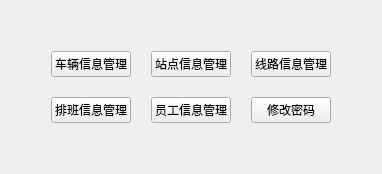
     <widget class="QWidget" name="page_menu">
      <property name="styleSheet">
       <string notr="true">QWidget#page_menu {
	background-color: qlineargradient(x1:0, y1:0, x2:0, y2:1, stop:0 #30cfd0, stop:1 #330867);
}</string>
      </property>
      <layout class="QGridLayout" name="gridLayout">
       <property name="spacing">
        <number>20</number>
       </property>
       <item row="2" column="2">
        <widget class="QPushButton" name="btn_staff">
         <property name="sizePolicy">
          <sizepolicy hsizetype="Expanding" vsizetype="Expanding">
           <horstretch>0</horstretch>
           <verstretch>0</verstretch>
          </sizepolicy>
         </property>
         <property name="cursor">
          <cursorShape>PointingHandCursor</cursorShape>
         </property>
         <property name="text">
          <string>员工信息管理</string>
         </property>
         <property name="btn" stdset="0">
          <string>menu</string>
         </property>
        </widget>
       </item>
       <item row="3" column="2">
        <spacer name="vs_bottom">
         <property name="orientation">
          <enum>Qt::Vertical</enum>
         </property>
         <property name="sizeHint" stdset="0">
          <size>
           <width>20</width>
           <height>40</height>
          </size>
         </property>
        </spacer>
       </item>
       <item row="1" column="4">
        <spacer name="hs_right">
         <property name="orientation">
          <enum>Qt::Horizontal</enum>
         </property>
         <property name="sizeHint" stdset="0">
          <size>
           <width>40</width>
           <height>20</height>
          </size>
         </property>
        </spacer>
       </item>
       <item row="1" column="0">
        <spacer name="hs_left">
         <property name="orientation">
          <enum>Qt::Horizontal</enum>
         </property>
         <property name="sizeHint" stdset="0">
          <size>
           <width>40</width>
           <height>20</height>
          </size>
         </property>
        </spacer>
       </item>
       <item row="1" column="3">
        <widget class="QPushButton" name="btn_route">
         <property name="sizePolicy">
          <sizepolicy hsizetype="Expanding" vsizetype="Expanding">
           <horstretch>0</horstretch>
           <verstretch>0</verstretch>
          </sizepolicy>
         </property>
         <property name="cursor">
          <cursorShape>PointingHandCursor</cursorShape>
         </property>
         <property name="text">
          <string>线路信息管理</string>
         </property>
         <property name="btn" stdset="0">
          <string>menu</string>
         </property>
        </widget>
       </item>
       <item row="1" column="2">
        <widget class="QPushButton" name="btn_station">
         <property name="sizePolicy">
          <sizepolicy hsizetype="Expanding" vsizetype="Expanding">
           <horstretch>0</horstretch>
           <verstretch>0</verstretch>
          </sizepolicy>
         </property>
         <property name="cursor">
          <cursorShape>PointingHandCursor</cursorShape>
         </property>
         <property name="text">
          <string>站点信息管理</string>
         </property>
         <property name="btn" stdset="0">
          <string>menu</string>
         </property>
        </widget>
       </item>
       <item row="2" column="3">
        <widget class="QPushButton" name="btn_chpass">
         <property name="sizePolicy">
          <sizepolicy hsizetype="Expanding" vsizetype="Expanding">
           <horstretch>0</horstretch>
           <verstretch>0</verstretch>
          </sizepolicy>
         </property>
         <property name="cursor">
          <cursorShape>PointingHandCursor</cursorShape>
         </property>
         <property name="text">
          <string>修改密码</string>
         </property>
         <property name="btn" stdset="0">
          <string>menu</string>
         </property>
        </widget>
       </item>
       <item row="2" column="1">
        <widget class="QPushButton" name="btn_schedule">
         <property name="sizePolicy">
          <sizepolicy hsizetype="Expanding" vsizetype="Expanding">
           <horstretch>0</horstretch>
           <verstretch>0</verstretch>
          </sizepolicy>
         </property>
         <property name="cursor">
          <cursorShape>PointingHandCursor</cursorShape>
         </property>
         <property name="text">
          <string>排班信息管理</string>
         </property>
         <property name="btn" stdset="0">
          <string>menu</string>
         </property>
        </widget>
       </item>
       <item row="1" column="1">
        <widget class="QPushButton" name="btn_vehicle">
         <property name="sizePolicy">
          <sizepolicy hsizetype="Expanding" vsizetype="Expanding">
           <horstretch>0</horstretch>
           <verstretch>0</verstretch>
          </sizepolicy>
         </property>
         <property name="cursor">
          <cursorShape>PointingHandCursor</cursorShape>
         </property>
         <property name="text">
          <string>车辆信息管理</string>
         </property>
         <property name="btn" stdset="0">
          <string>menu</string>
         </property>
        </widget>
       </item>
       <item row="0" column="2">
        <spacer name="vs_top">
         <property name="orientation">
          <enum>Qt::Vertical</enum>
         </property>
         <property name="sizeHint" stdset="0">
          <size>
           <width>20</width>
           <height>40</height>
          </size>
         </property>
        </spacer>
       </item>
      </layout>
     </widget>
